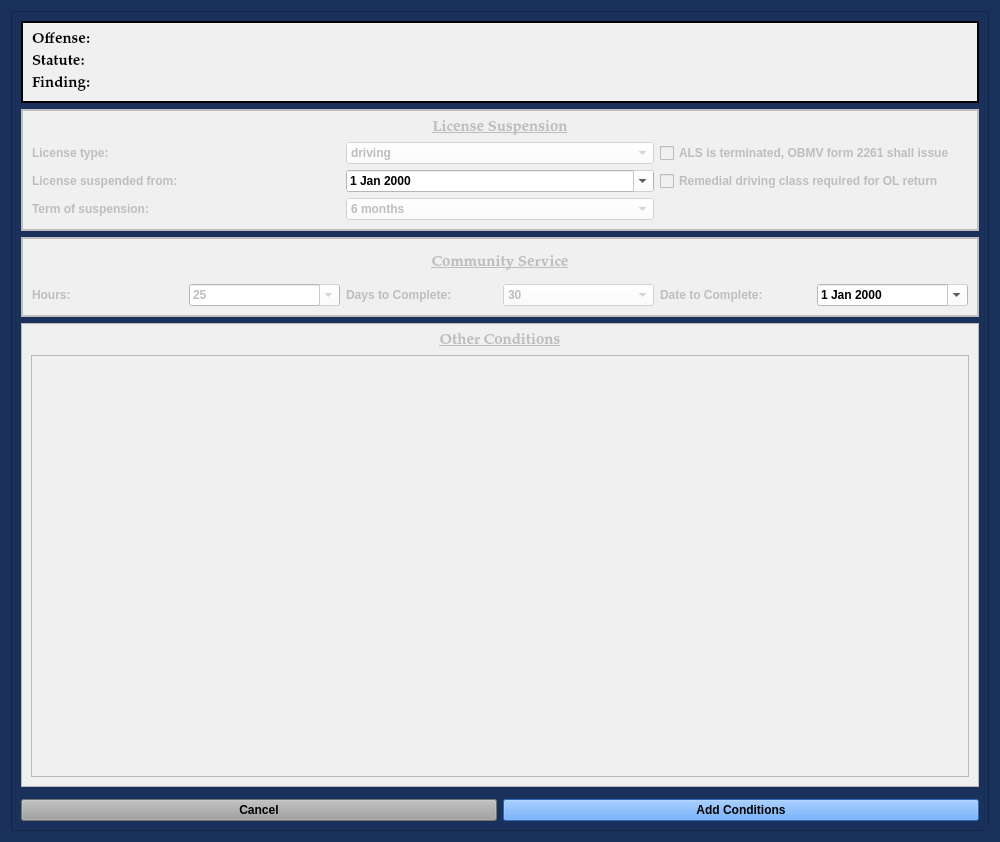
<?xml version="1.0" encoding="UTF-8"?>
<ui version="4.0">
 <class>AddConditionsDialog</class>
 <widget class="QDialog" name="AddConditionsDialog">
  <property name="windowModality">
   <enum>Qt::NonModal</enum>
  </property>
  <property name="enabled">
   <bool>true</bool>
  </property>
  <property name="geometry">
   <rect>
    <x>0</x>
    <y>0</y>
    <width>1000</width>
    <height>842</height>
   </rect>
  </property>
  <property name="sizePolicy">
   <sizepolicy hsizetype="Fixed" vsizetype="Preferred">
    <horstretch>0</horstretch>
    <verstretch>0</verstretch>
   </sizepolicy>
  </property>
  <property name="minimumSize">
   <size>
    <width>0</width>
    <height>0</height>
   </size>
  </property>
  <property name="maximumSize">
   <size>
    <width>2500</width>
    <height>3500</height>
   </size>
  </property>
  <property name="palette">
   <palette>
    <active>
     <colorrole role="Button">
      <brush brushstyle="SolidPattern">
       <color alpha="255">
        <red>25</red>
        <green>49</green>
        <blue>91</blue>
       </color>
      </brush>
     </colorrole>
     <colorrole role="Base">
      <brush brushstyle="SolidPattern">
       <color alpha="255">
        <red>25</red>
        <green>49</green>
        <blue>91</blue>
       </color>
      </brush>
     </colorrole>
     <colorrole role="Window">
      <brush brushstyle="SolidPattern">
       <color alpha="255">
        <red>25</red>
        <green>49</green>
        <blue>91</blue>
       </color>
      </brush>
     </colorrole>
    </active>
    <inactive>
     <colorrole role="Button">
      <brush brushstyle="SolidPattern">
       <color alpha="255">
        <red>25</red>
        <green>49</green>
        <blue>91</blue>
       </color>
      </brush>
     </colorrole>
     <colorrole role="Base">
      <brush brushstyle="SolidPattern">
       <color alpha="255">
        <red>25</red>
        <green>49</green>
        <blue>91</blue>
       </color>
      </brush>
     </colorrole>
     <colorrole role="Window">
      <brush brushstyle="SolidPattern">
       <color alpha="255">
        <red>25</red>
        <green>49</green>
        <blue>91</blue>
       </color>
      </brush>
     </colorrole>
    </inactive>
    <disabled>
     <colorrole role="Button">
      <brush brushstyle="SolidPattern">
       <color alpha="255">
        <red>25</red>
        <green>49</green>
        <blue>91</blue>
       </color>
      </brush>
     </colorrole>
     <colorrole role="Base">
      <brush brushstyle="SolidPattern">
       <color alpha="255">
        <red>25</red>
        <green>49</green>
        <blue>91</blue>
       </color>
      </brush>
     </colorrole>
     <colorrole role="Window">
      <brush brushstyle="SolidPattern">
       <color alpha="255">
        <red>25</red>
        <green>49</green>
        <blue>91</blue>
       </color>
      </brush>
     </colorrole>
    </disabled>
   </palette>
  </property>
  <property name="font">
   <font>
    <family>Palatino Linotype</family>
    <pointsize>11</pointsize>
    <weight>75</weight>
    <italic>false</italic>
    <bold>true</bold>
   </font>
  </property>
  <property name="windowTitle">
   <string>Additional Conditions</string>
  </property>
  <property name="toolTip">
   <string/>
  </property>
  <property name="styleSheet">
   <string notr="true">background-color: rgb(25, 49, 91);
font: 75 11pt &quot;Palatino Linotype&quot;;
font-weight: bold;</string>
  </property>
  <property name="sizeGripEnabled">
   <bool>true</bool>
  </property>
  <property name="modal">
   <bool>true</bool>
  </property>
  <layout class="QGridLayout" name="gridLayout_7">
   <item row="0" column="0">
    <widget class="QScrollArea" name="scrollArea">
     <property name="widgetResizable">
      <bool>true</bool>
     </property>
     <widget class="QWidget" name="scrollAreaWidgetContents">
      <property name="geometry">
       <rect>
        <x>0</x>
        <y>0</y>
        <width>980</width>
        <height>822</height>
       </rect>
      </property>
      <layout class="QGridLayout" name="gridLayout_5">
       <item row="1" column="0" colspan="2">
        <widget class="QFrame" name="license_suspension_frame">
         <property name="enabled">
          <bool>false</bool>
         </property>
         <property name="minimumSize">
          <size>
           <width>0</width>
           <height>115</height>
          </size>
         </property>
         <property name="styleSheet">
          <string notr="true">background-color: rgb(240, 240, 240);</string>
         </property>
         <property name="frameShape">
          <enum>QFrame::Box</enum>
         </property>
         <property name="frameShadow">
          <enum>QFrame::Plain</enum>
         </property>
         <property name="lineWidth">
          <number>2</number>
         </property>
         <layout class="QGridLayout" name="gridLayout_2">
          <item row="1" column="0">
           <widget class="QLabel" name="label_9">
            <property name="text">
             <string>License type:</string>
            </property>
           </widget>
          </item>
          <item row="1" column="1">
           <widget class="NoScrollComboBox" name="license_type_box">
            <property name="styleSheet">
             <string notr="true">background-color: rgb(255, 255, 255);</string>
            </property>
            <property name="editable">
             <bool>false</bool>
            </property>
            <item>
             <property name="text">
              <string>driving</string>
             </property>
            </item>
            <item>
             <property name="text">
              <string>hunting</string>
             </property>
            </item>
            <item>
             <property name="text">
              <string>concealed carry</string>
             </property>
            </item>
           </widget>
          </item>
          <item row="1" column="2">
           <widget class="ConditionCheckbox" name="als_terminated_checkBox">
            <property name="text">
             <string>ALS is terminated, OBMV form 2261 shall issue</string>
            </property>
           </widget>
          </item>
          <item row="2" column="0">
           <widget class="QLabel" name="label_18">
            <property name="text">
             <string>License suspended from:</string>
            </property>
           </widget>
          </item>
          <item row="2" column="1">
           <widget class="NoScrollDateEdit" name="license_suspension_date_box">
            <property name="styleSheet">
             <string notr="true">color: rgb(0, 0, 0);
background-color: rgb(255, 255, 255);</string>
            </property>
            <property name="calendarPopup">
             <bool>true</bool>
            </property>
           </widget>
          </item>
          <item row="2" column="2">
           <widget class="ConditionCheckbox" name="remedial_driving_class_checkBox">
            <property name="text">
             <string>Remedial driving class required for OL return</string>
            </property>
           </widget>
          </item>
          <item row="3" column="0">
           <widget class="QLabel" name="label_21">
            <property name="text">
             <string>Term of suspension:</string>
            </property>
           </widget>
          </item>
          <item row="3" column="1">
           <widget class="NoScrollComboBox" name="term_of_suspension_box">
            <property name="styleSheet">
             <string notr="true">background-color: rgb(255, 255, 255);</string>
            </property>
            <item>
             <property name="text">
              <string>6 months</string>
             </property>
            </item>
            <item>
             <property name="text">
              <string>12 months</string>
             </property>
            </item>
            <item>
             <property name="text">
              <string>18 months</string>
             </property>
            </item>
            <item>
             <property name="text">
              <string>24 months</string>
             </property>
            </item>
            <item>
             <property name="text">
              <string>30 months</string>
             </property>
            </item>
            <item>
             <property name="text">
              <string>36 months</string>
             </property>
            </item>
           </widget>
          </item>
          <item row="0" column="0" colspan="3">
           <widget class="QLabel" name="label_24">
            <property name="sizePolicy">
             <sizepolicy hsizetype="Preferred" vsizetype="Minimum">
              <horstretch>0</horstretch>
              <verstretch>0</verstretch>
             </sizepolicy>
            </property>
            <property name="maximumSize">
             <size>
              <width>16777215</width>
              <height>25</height>
             </size>
            </property>
            <property name="font">
             <font>
              <family>Palatino Linotype</family>
              <pointsize>11</pointsize>
              <weight>75</weight>
              <italic>false</italic>
              <bold>true</bold>
              <underline>true</underline>
             </font>
            </property>
            <property name="text">
             <string>License Suspension</string>
            </property>
            <property name="alignment">
             <set>Qt::AlignCenter</set>
            </property>
           </widget>
          </item>
         </layout>
        </widget>
       </item>
       <item row="2" column="0" colspan="2">
        <widget class="QFrame" name="community_service_frame">
         <property name="enabled">
          <bool>false</bool>
         </property>
         <property name="minimumSize">
          <size>
           <width>0</width>
           <height>80</height>
          </size>
         </property>
         <property name="maximumSize">
          <size>
           <width>16777215</width>
           <height>300</height>
          </size>
         </property>
         <property name="styleSheet">
          <string notr="true">background-color: rgb(240, 240, 240);</string>
         </property>
         <property name="frameShape">
          <enum>QFrame::Box</enum>
         </property>
         <property name="frameShadow">
          <enum>QFrame::Plain</enum>
         </property>
         <property name="lineWidth">
          <number>2</number>
         </property>
         <layout class="QGridLayout" name="gridLayout">
          <property name="sizeConstraint">
           <enum>QLayout::SetDefaultConstraint</enum>
          </property>
          <item row="0" column="0" colspan="6">
           <widget class="QLabel" name="label_26">
            <property name="font">
             <font>
              <family>Palatino Linotype</family>
              <pointsize>11</pointsize>
              <weight>75</weight>
              <italic>false</italic>
              <bold>true</bold>
              <underline>true</underline>
             </font>
            </property>
            <property name="text">
             <string>Community Service</string>
            </property>
            <property name="alignment">
             <set>Qt::AlignCenter</set>
            </property>
           </widget>
          </item>
          <item row="1" column="2">
           <widget class="QLabel" name="label">
            <property name="text">
             <string>Days to Complete:</string>
            </property>
           </widget>
          </item>
          <item row="1" column="3">
           <widget class="NoScrollComboBox" name="community_service_days_to_complete_box">
            <property name="styleSheet">
             <string notr="true">background-color: rgb(255, 255, 255);</string>
            </property>
            <item>
             <property name="text">
              <string>30</string>
             </property>
            </item>
            <item>
             <property name="text">
              <string>60</string>
             </property>
            </item>
            <item>
             <property name="text">
              <string>90</string>
             </property>
            </item>
            <item>
             <property name="text">
              <string>120</string>
             </property>
            </item>
            <item>
             <property name="text">
              <string>150</string>
             </property>
            </item>
            <item>
             <property name="text">
              <string>180</string>
             </property>
            </item>
           </widget>
          </item>
          <item row="1" column="4">
           <widget class="QLabel" name="label_22">
            <property name="text">
             <string>Date to Complete:</string>
            </property>
           </widget>
          </item>
          <item row="1" column="5">
           <widget class="NoScrollDateEdit" name="community_service_date_to_complete_box">
            <property name="styleSheet">
             <string notr="true">color: rgb(0, 0, 0);
background-color: rgb(255, 255, 255);</string>
            </property>
            <property name="calendarPopup">
             <bool>true</bool>
            </property>
           </widget>
          </item>
          <item row="1" column="0">
           <widget class="QLabel" name="label_15">
            <property name="text">
             <string>Hours:</string>
            </property>
           </widget>
          </item>
          <item row="1" column="1">
           <widget class="NoScrollComboBox" name="community_service_hours_ordered_box">
            <property name="styleSheet">
             <string notr="true">background-color: rgb(255, 255, 255);
</string>
            </property>
            <property name="editable">
             <bool>true</bool>
            </property>
            <item>
             <property name="text">
              <string>25</string>
             </property>
            </item>
            <item>
             <property name="text">
              <string>50</string>
             </property>
            </item>
            <item>
             <property name="text">
              <string>100</string>
             </property>
            </item>
            <item>
             <property name="text">
              <string>200</string>
             </property>
            </item>
            <item>
             <property name="text">
              <string>500</string>
             </property>
            </item>
           </widget>
          </item>
         </layout>
        </widget>
       </item>
       <item row="4" column="0" colspan="2">
        <widget class="QFrame" name="filler_frame">
         <property name="frameShape">
          <enum>QFrame::StyledPanel</enum>
         </property>
         <property name="frameShadow">
          <enum>QFrame::Raised</enum>
         </property>
        </widget>
       </item>
       <item row="5" column="0">
        <widget class="QPushButton" name="cancel_Button">
         <property name="focusPolicy">
          <enum>Qt::NoFocus</enum>
         </property>
         <property name="styleSheet">
          <string notr="true">background-color: rgb(160, 160, 160);</string>
         </property>
         <property name="text">
          <string>Cancel</string>
         </property>
        </widget>
       </item>
       <item row="5" column="1">
        <widget class="QPushButton" name="add_conditions_Button">
         <property name="styleSheet">
          <string notr="true">background-color: rgb(62, 146, 255)</string>
         </property>
         <property name="text">
          <string>Add Conditions</string>
         </property>
         <property name="autoDefault">
          <bool>false</bool>
         </property>
        </widget>
       </item>
       <item row="0" column="0" colspan="2">
        <widget class="QFrame" name="case_banner_frame">
         <property name="maximumSize">
          <size>
           <width>16777215</width>
           <height>110</height>
          </size>
         </property>
         <property name="font">
          <font>
           <family>Palatino Linotype</family>
           <pointsize>11</pointsize>
           <weight>75</weight>
           <italic>false</italic>
           <bold>true</bold>
          </font>
         </property>
         <property name="styleSheet">
          <string notr="true">background-color: rgb(240, 240, 240);</string>
         </property>
         <property name="frameShape">
          <enum>QFrame::Box</enum>
         </property>
         <property name="frameShadow">
          <enum>QFrame::Plain</enum>
         </property>
         <property name="lineWidth">
          <number>2</number>
         </property>
         <layout class="QGridLayout" name="gridLayout_4">
          <item row="0" column="0">
           <layout class="QGridLayout" name="charges_gridLayout">
            <item row="0" column="0">
             <widget class="QLabel" name="offense_label_1">
              <property name="font">
               <font>
                <family>Palatino Linotype</family>
                <pointsize>11</pointsize>
                <weight>75</weight>
                <italic>false</italic>
                <bold>true</bold>
               </font>
              </property>
              <property name="text">
               <string>Offense:</string>
              </property>
              <property name="wordWrap">
               <bool>true</bool>
              </property>
             </widget>
            </item>
            <item row="2" column="0">
             <widget class="QLabel" name="label_14">
              <property name="font">
               <font>
                <family>Palatino Linotype</family>
                <pointsize>11</pointsize>
                <weight>75</weight>
                <italic>false</italic>
                <bold>true</bold>
               </font>
              </property>
              <property name="text">
               <string>Finding:</string>
              </property>
             </widget>
            </item>
            <item row="1" column="0">
             <widget class="QLabel" name="label_19">
              <property name="font">
               <font>
                <family>Palatino Linotype</family>
                <pointsize>11</pointsize>
                <weight>75</weight>
                <italic>false</italic>
                <bold>true</bold>
               </font>
              </property>
              <property name="text">
               <string>Statute:</string>
              </property>
             </widget>
            </item>
           </layout>
          </item>
         </layout>
        </widget>
       </item>
       <item row="3" column="0" colspan="2">
        <widget class="QFrame" name="other_conditions_frame">
         <property name="enabled">
          <bool>false</bool>
         </property>
         <property name="styleSheet">
          <string notr="true">background-color: rgb(240, 240, 240);</string>
         </property>
         <property name="frameShape">
          <enum>QFrame::StyledPanel</enum>
         </property>
         <property name="frameShadow">
          <enum>QFrame::Raised</enum>
         </property>
         <layout class="QGridLayout" name="gridLayout_3">
          <item row="0" column="0">
           <widget class="QLabel" name="label_28">
            <property name="font">
             <font>
              <family>Palatino Linotype</family>
              <pointsize>11</pointsize>
              <weight>75</weight>
              <italic>false</italic>
              <bold>true</bold>
              <underline>true</underline>
             </font>
            </property>
            <property name="text">
             <string>Other Conditions</string>
            </property>
            <property name="alignment">
             <set>Qt::AlignCenter</set>
            </property>
           </widget>
          </item>
          <item row="1" column="0">
           <widget class="QTextEdit" name="other_conditions_textEdit"/>
          </item>
         </layout>
        </widget>
       </item>
      </layout>
     </widget>
    </widget>
   </item>
  </layout>
 </widget>
 <customwidgets>
  <customwidget>
   <class>NoScrollDateEdit</class>
   <extends>QDateEdit</extends>
   <header>.custom_widgets</header>
  </customwidget>
  <customwidget>
   <class>NoScrollComboBox</class>
   <extends>QComboBox</extends>
   <header>.custom_widgets</header>
  </customwidget>
  <customwidget>
   <class>ConditionCheckbox</class>
   <extends>QCheckBox</extends>
   <header>.custom_widgets</header>
  </customwidget>
 </customwidgets>
 <resources/>
 <connections/>
 <slots>
  <slot>create_entry()</slot>
  <slot>continue_dialog()</slot>
  <slot>close_window()</slot>
  <slot>set_dialog()</slot>
  <slot>update_case_information()</slot>
  <slot>ovi_dialog()</slot>
  <slot>sentencing_dialog()</slot>
  <slot>proceed_to_sentencing()</slot>
  <slot>proceed_to_ovi()</slot>
  <slot>add_offense()</slot>
  <slot>set_statute()</slot>
  <slot>set_pay_date()</slot>
  <slot>amend_offense()</slot>
  <slot>set_offense()</slot>
  <slot>add_offense_to_view()</slot>
  <slot>delete_offense()</slot>
  <slot>delete_offense_from_view()</slot>
  <slot>add_conditions()</slot>
  <slot>set_service_date()</slot>
 </slots>
</ui>
